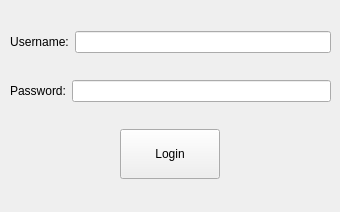
<?xml version="1.0" encoding="UTF-8"?>
<ui version="4.0">
 <class>Form</class>
 <widget class="QWidget" name="Form">
  <property name="geometry">
   <rect>
    <x>0</x>
    <y>0</y>
    <width>340</width>
    <height>212</height>
   </rect>
  </property>
  <property name="windowTitle">
   <string>Login</string>
  </property>
  <widget class="QWidget" name="">
   <property name="geometry">
    <rect>
     <x>10</x>
     <y>10</y>
     <width>321</width>
     <height>191</height>
    </rect>
   </property>
   <layout class="QVBoxLayout" name="verticalLayout">
    <item>
     <layout class="QHBoxLayout" name="horizontalLayout">
      <item>
       <widget class="QLabel" name="label">
        <property name="text">
         <string>Username:</string>
        </property>
        <property name="alignment">
         <set>Qt::AlignCenter</set>
        </property>
       </widget>
      </item>
      <item>
       <widget class="QLineEdit" name="lineEdit"/>
      </item>
     </layout>
    </item>
    <item>
     <layout class="QHBoxLayout" name="horizontalLayout_2">
      <item>
       <widget class="QLabel" name="label_2">
        <property name="text">
         <string>Password:</string>
        </property>
        <property name="alignment">
         <set>Qt::AlignCenter</set>
        </property>
       </widget>
      </item>
      <item>
       <widget class="QLineEdit" name="lineEdit_2"/>
      </item>
     </layout>
    </item>
    <item>
     <layout class="QHBoxLayout" name="horizontalLayout_3">
      <item>
       <widget class="QPushButton" name="pushButton">
        <property name="minimumSize">
         <size>
          <width>0</width>
          <height>0</height>
         </size>
        </property>
        <property name="maximumSize">
         <size>
          <width>100</width>
          <height>50</height>
         </size>
        </property>
        <property name="text">
         <string>Login</string>
        </property>
       </widget>
      </item>
     </layout>
    </item>
   </layout>
  </widget>
 </widget>
 <resources/>
 <connections/>
</ui>
